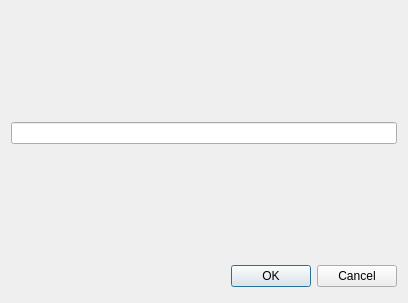
<?xml version="1.0" encoding="UTF-8"?>
<ui version="4.0">
 <class>Dialog</class>
 <widget class="QDialog" name="Dialog">
  <property name="geometry">
   <rect>
    <x>0</x>
    <y>0</y>
    <width>408</width>
    <height>303</height>
   </rect>
  </property>
  <property name="windowTitle">
   <string>Dialog</string>
  </property>
  <layout class="QGridLayout" name="gridLayout">
   <item row="0" column="0">
    <spacer name="verticalSpacer_2">
     <property name="orientation">
      <enum>Qt::Vertical</enum>
     </property>
     <property name="sizeHint" stdset="0">
      <size>
       <width>20</width>
       <height>104</height>
      </size>
     </property>
    </spacer>
   </item>
   <item row="1" column="0">
    <widget class="QLineEdit" name="nameEdit"/>
   </item>
   <item row="2" column="0">
    <spacer name="verticalSpacer">
     <property name="orientation">
      <enum>Qt::Vertical</enum>
     </property>
     <property name="sizeHint" stdset="0">
      <size>
       <width>20</width>
       <height>104</height>
      </size>
     </property>
    </spacer>
   </item>
   <item row="3" column="0">
    <layout class="QHBoxLayout">
     <property name="spacing">
      <number>6</number>
     </property>
     <property name="leftMargin">
      <number>0</number>
     </property>
     <property name="topMargin">
      <number>0</number>
     </property>
     <property name="rightMargin">
      <number>0</number>
     </property>
     <property name="bottomMargin">
      <number>0</number>
     </property>
     <item>
      <spacer>
       <property name="orientation">
        <enum>Qt::Horizontal</enum>
       </property>
       <property name="sizeHint" stdset="0">
        <size>
         <width>131</width>
         <height>31</height>
        </size>
       </property>
      </spacer>
     </item>
     <item>
      <widget class="QPushButton" name="okButton">
       <property name="text">
        <string>OK</string>
       </property>
      </widget>
     </item>
     <item>
      <widget class="QPushButton" name="cancelButton">
       <property name="text">
        <string>Cancel</string>
       </property>
      </widget>
     </item>
    </layout>
   </item>
  </layout>
 </widget>
 <resources/>
 <connections>
  <connection>
   <sender>okButton</sender>
   <signal>clicked()</signal>
   <receiver>Dialog</receiver>
   <slot>accept()</slot>
   <hints>
    <hint type="sourcelabel">
     <x>278</x>
     <y>253</y>
    </hint>
    <hint type="destinationlabel">
     <x>96</x>
     <y>254</y>
    </hint>
   </hints>
  </connection>
  <connection>
   <sender>cancelButton</sender>
   <signal>clicked()</signal>
   <receiver>Dialog</receiver>
   <slot>reject()</slot>
   <hints>
    <hint type="sourcelabel">
     <x>369</x>
     <y>253</y>
    </hint>
    <hint type="destinationlabel">
     <x>179</x>
     <y>282</y>
    </hint>
   </hints>
  </connection>
 </connections>
</ui>
